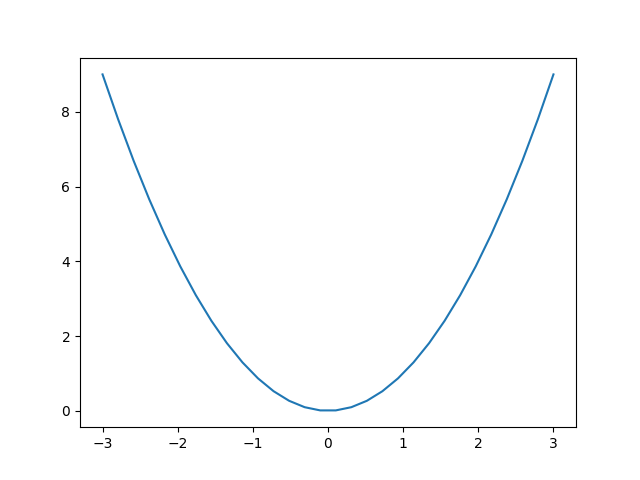

The script that drew this image:
# Import the module
from pylab import *

x = linspace(-3, 3, 30)
y = x ** 2
plot(x, y)
# Show the graph using show() function
show()
